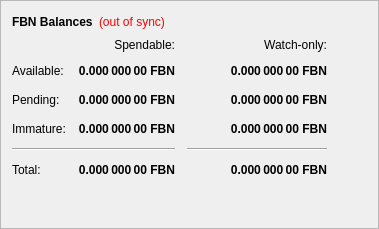
        <widget class="QFrame" name="frame">
         <property name="frameShape">
          <enum>QFrame::StyledPanel</enum>
         </property>
         <property name="frameShadow">
          <enum>QFrame::Raised</enum>
         </property>
         <layout class="QVBoxLayout" name="verticalLayout_4">
          <item>
           <layout class="QHBoxLayout" name="horizontalLayout_4">
            <item>
             <widget class="QLabel" name="label_5">
              <property name="font">
               <font>
                <weight>75</weight>
                <bold>true</bold>
               </font>
              </property>
              <property name="text">
               <string>FBN Balances</string>
              </property>
             </widget>
            </item>
            <item>
             <widget class="QLabel" name="labelWalletStatus">
              <property name="cursor">
               <cursorShape>WhatsThisCursor</cursorShape>
              </property>
              <property name="toolTip">
               <string>The displayed information may be out of date. Your wallet automatically synchronizes with the Fivebalance network after a connection is established, but this process has not completed yet.</string>
              </property>
              <property name="styleSheet">
               <string notr="true">QLabel { color: red; }</string>
              </property>
              <property name="text">
               <string notr="true">(out of sync)</string>
              </property>
              <property name="alignment">
               <set>Qt::AlignLeading|Qt::AlignLeft|Qt::AlignVCenter</set>
              </property>
             </widget>
            </item>
            <item>
             <spacer name="horizontalSpacer_3">
              <property name="orientation">
               <enum>Qt::Horizontal</enum>
              </property>
              <property name="sizeHint" stdset="0">
               <size>
                <width>40</width>
                <height>20</height>
               </size>
              </property>
             </spacer>
            </item>
           </layout>
          </item>
          <item>
           <layout class="QGridLayout" name="gridLayout">
            <property name="spacing">
             <number>12</number>
            </property>
            <item row="2" column="2">
             <widget class="QLabel" name="labelWatchPending">
              <property name="font">
               <font>
                <weight>75</weight>
                <bold>true</bold>
               </font>
              </property>
              <property name="cursor">
               <cursorShape>IBeamCursor</cursorShape>
              </property>
              <property name="toolTip">
               <string>Unconfirmed transactions to watch-only addresses</string>
              </property>
              <property name="text">
               <string notr="true">0.000 000 00 FBN</string>
              </property>
              <property name="alignment">
               <set>Qt::AlignRight|Qt::AlignTrailing|Qt::AlignVCenter</set>
              </property>
              <property name="textInteractionFlags">
               <set>Qt::LinksAccessibleByMouse|Qt::TextSelectableByKeyboard|Qt::TextSelectableByMouse</set>
              </property>
             </widget>
            </item>
            <item row="2" column="1">
             <widget class="QLabel" name="labelUnconfirmed">
              <property name="font">
               <font>
                <weight>75</weight>
                <bold>true</bold>
               </font>
              </property>
              <property name="cursor">
               <cursorShape>IBeamCursor</cursorShape>
              </property>
              <property name="toolTip">
               <string>Total of transactions that have yet to be confirmed, and do not yet count toward the spendable balance</string>
              </property>
              <property name="text">
               <string notr="true">0.000 000 00 FBN</string>
              </property>
              <property name="alignment">
               <set>Qt::AlignRight|Qt::AlignTrailing|Qt::AlignVCenter</set>
              </property>
              <property name="textInteractionFlags">
               <set>Qt::LinksAccessibleByMouse|Qt::TextSelectableByKeyboard|Qt::TextSelectableByMouse</set>
              </property>
             </widget>
            </item>
            <item row="3" column="2">
             <widget class="QLabel" name="labelWatchImmature">
              <property name="font">
               <font>
                <weight>75</weight>
                <bold>true</bold>
               </font>
              </property>
              <property name="cursor">
               <cursorShape>IBeamCursor</cursorShape>
              </property>
              <property name="toolTip">
               <string>Staked or masternode rewards in watch-only addresses that has not yet matured</string>
              </property>
              <property name="text">
               <string notr="true">0.000 000 00 FBN</string>
              </property>
              <property name="alignment">
               <set>Qt::AlignRight|Qt::AlignTrailing|Qt::AlignVCenter</set>
              </property>
              <property name="textInteractionFlags">
               <set>Qt::LinksAccessibleByMouse|Qt::TextSelectableByKeyboard|Qt::TextSelectableByMouse</set>
              </property>
             </widget>
            </item>
            <item row="4" column="0" colspan="2">
             <widget class="Line" name="lineSpendableBalance">
              <property name="orientation">
               <enum>Qt::Horizontal</enum>
              </property>
             </widget>
            </item>
            <item row="4" column="2">
             <widget class="Line" name="lineWatchBalance">
              <property name="sizePolicy">
               <sizepolicy hsizetype="Preferred" vsizetype="Fixed">
                <horstretch>0</horstretch>
                <verstretch>0</verstretch>
               </sizepolicy>
              </property>
              <property name="minimumSize">
               <size>
                <width>140</width>
                <height>0</height>
               </size>
              </property>
              <property name="orientation">
               <enum>Qt::Horizontal</enum>
              </property>
             </widget>
            </item>
            <item row="5" column="0">
             <widget class="QLabel" name="labelTotalText">
              <property name="text">
               <string>Total:</string>
              </property>
             </widget>
            </item>
            <item row="3" column="1">
             <widget class="QLabel" name="labelImmature">
              <property name="font">
               <font>
                <weight>75</weight>
                <bold>true</bold>
               </font>
              </property>
              <property name="cursor">
               <cursorShape>IBeamCursor</cursorShape>
              </property>
              <property name="toolTip">
               <string>Staked or masternode rewards that has not yet matured</string>
              </property>
              <property name="text">
               <string notr="true">0.000 000 00 FBN</string>
              </property>
              <property name="alignment">
               <set>Qt::AlignRight|Qt::AlignTrailing|Qt::AlignVCenter</set>
              </property>
              <property name="textInteractionFlags">
               <set>Qt::LinksAccessibleByMouse|Qt::TextSelectableByKeyboard|Qt::TextSelectableByMouse</set>
              </property>
             </widget>
            </item>
            <item row="2" column="3">
             <spacer name="horizontalSpacer_2">
              <property name="orientation">
               <enum>Qt::Horizontal</enum>
              </property>
              <property name="sizeHint" stdset="0">
               <size>
                <width>40</width>
                <height>20</height>
               </size>
              </property>
             </spacer>
            </item>
            <item row="3" column="0">
             <widget class="QLabel" name="labelImmatureText">
              <property name="text">
               <string>Immature:</string>
              </property>
             </widget>
            </item>
            <item row="5" column="1">
             <widget class="QLabel" name="labelTotal">
              <property name="font">
               <font>
                <weight>75</weight>
                <bold>true</bold>
               </font>
              </property>
              <property name="cursor">
               <cursorShape>IBeamCursor</cursorShape>
              </property>
              <property name="toolTip">
               <string>Your current total balance</string>
              </property>
              <property name="text">
               <string notr="true">0.000 000 00 FBN</string>
              </property>
              <property name="alignment">
               <set>Qt::AlignRight|Qt::AlignTrailing|Qt::AlignVCenter</set>
              </property>
              <property name="textInteractionFlags">
               <set>Qt::LinksAccessibleByMouse|Qt::TextSelectableByKeyboard|Qt::TextSelectableByMouse</set>
              </property>
             </widget>
            </item>
            <item row="5" column="2">
             <widget class="QLabel" name="labelWatchTotal">
              <property name="font">
               <font>
                <weight>75</weight>
                <bold>true</bold>
               </font>
              </property>
              <property name="cursor">
               <cursorShape>IBeamCursor</cursorShape>
              </property>
              <property name="toolTip">
               <string>Current total balance in watch-only addresses</string>
              </property>
              <property name="text">
               <string notr="true">0.000 000 00 FBN</string>
              </property>
              <property name="alignment">
               <set>Qt::AlignRight|Qt::AlignTrailing|Qt::AlignVCenter</set>
              </property>
              <property name="textInteractionFlags">
               <set>Qt::LinksAccessibleByMouse|Qt::TextSelectableByKeyboard|Qt::TextSelectableByMouse</set>
              </property>
             </widget>
            </item>
            <item row="0" column="2">
             <widget class="QLabel" name="labelWatchonly">
              <property name="text">
               <string>Watch-only:</string>
              </property>
              <property name="alignment">
               <set>Qt::AlignRight|Qt::AlignTrailing|Qt::AlignVCenter</set>
              </property>
             </widget>
            </item>
            <item row="1" column="0">
             <widget class="QLabel" name="labelBalanceText">
              <property name="text">
               <string>Available:</string>
              </property>
             </widget>
            </item>
            <item row="1" column="1">
             <widget class="QLabel" name="labelBalance">
              <property name="font">
               <font>
                <weight>75</weight>
                <bold>true</bold>
               </font>
              </property>
              <property name="cursor">
               <cursorShape>IBeamCursor</cursorShape>
              </property>
              <property name="toolTip">
               <string>Your current spendable balance</string>
              </property>
              <property name="text">
               <string notr="true">0.000 000 00 FBN</string>
              </property>
              <property name="alignment">
               <set>Qt::AlignRight|Qt::AlignTrailing|Qt::AlignVCenter</set>
              </property>
              <property name="textInteractionFlags">
               <set>Qt::LinksAccessibleByMouse|Qt::TextSelectableByKeyboard|Qt::TextSelectableByMouse</set>
              </property>
             </widget>
            </item>
            <item row="1" column="2">
             <widget class="QLabel" name="labelWatchAvailable">
              <property name="font">
               <font>
                <weight>75</weight>
                <bold>true</bold>
               </font>
              </property>
              <property name="cursor">
               <cursorShape>IBeamCursor</cursorShape>
              </property>
              <property name="toolTip">
               <string>Your current balance in watch-only addresses</string>
              </property>
              <property name="text">
               <string notr="true">0.000 000 00 FBN</string>
              </property>
              <property name="alignment">
               <set>Qt::AlignRight|Qt::AlignTrailing|Qt::AlignVCenter</set>
              </property>
              <property name="textInteractionFlags">
               <set>Qt::LinksAccessibleByMouse|Qt::TextSelectableByKeyboard|Qt::TextSelectableByMouse</set>
              </property>
             </widget>
            </item>
            <item row="2" column="0">
             <widget class="QLabel" name="labelPendingText">
              <property name="text">
               <string>Pending:</string>
              </property>
             </widget>
            </item>
            <item row="0" column="1">
             <widget class="QLabel" name="labelSpendable">
              <property name="text">
               <string>Spendable:</string>
              </property>
              <property name="alignment">
               <set>Qt::AlignRight|Qt::AlignTrailing|Qt::AlignVCenter</set>
              </property>
             </widget>
            </item>
           </layout>
          </item>
          <item>
           <spacer name="verticalSpacer_4">
            <property name="orientation">
             <enum>Qt::Vertical</enum>
            </property>
            <property name="sizeHint" stdset="0">
             <size>
              <width>20</width>
              <height>40</height>
             </size>
            </property>
           </spacer>
          </item>
         </layout>
        </widget>
